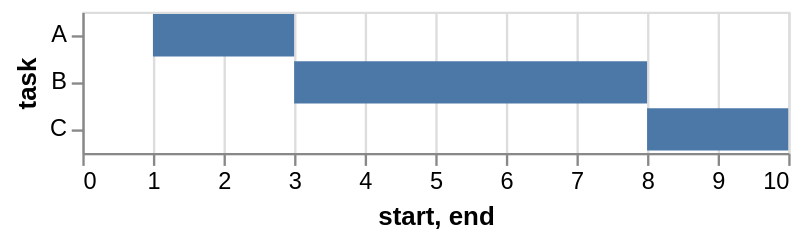

The specification (Vega-Lite) saved for this image:
### Vega-Lite specification from a JSON file in a GitHub repository (floating-point values rounded to 4 significant figures)
{"$schema": "https://vega.github.io/schema/vega-lite/v6.json", "data": {"values": [{"task": "A", "start": 1, "end": 3}, {"task": "B", "start": 3, "end": 8}, {"task": "C", "start": 8, "end": 10}]}, "mark": "bar", "encoding": {"y": {"field": "task", "type": "ordinal"}, "x": {"field": "start", "type": "quantitative"}, "x2": {"field": "end"}}}
